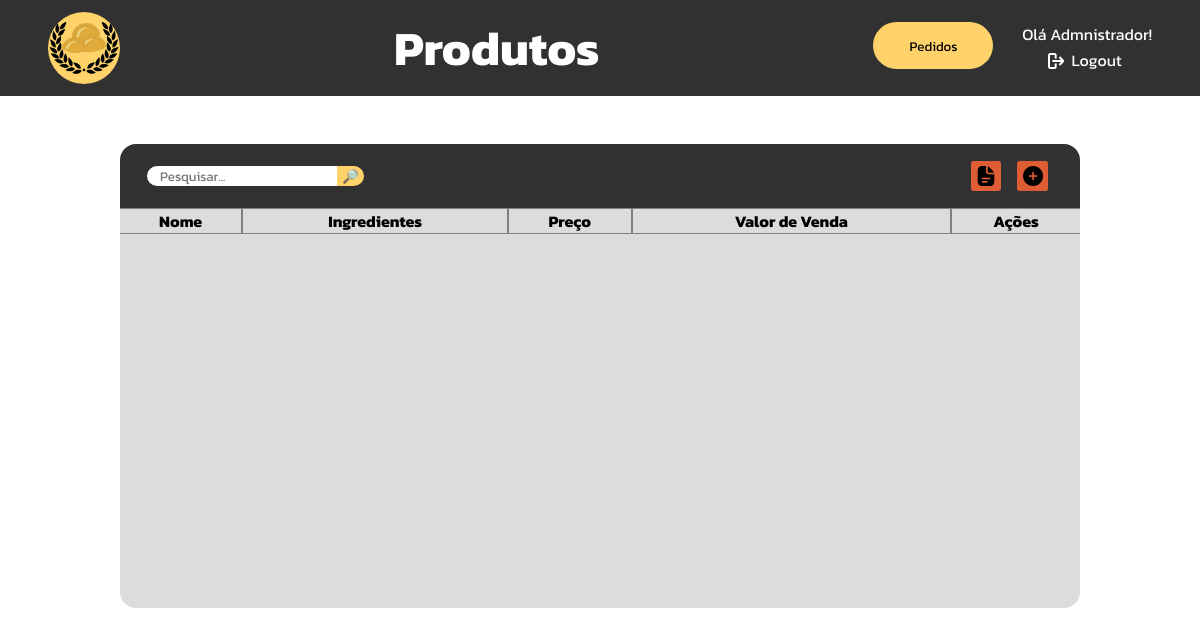
The app's page /php/tabelaProdutos.php (signed in), older data.
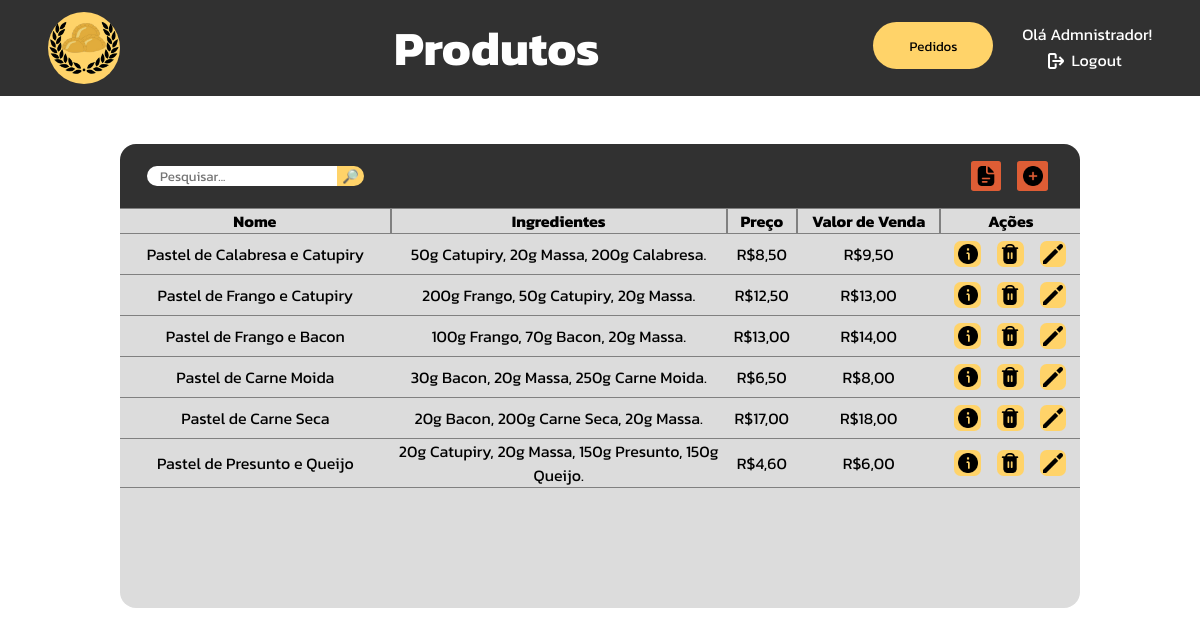
The same page, newer data.
### tables this page shows
CREATE TABLE `produtos` (
  `id_prod` int(11) NOT NULL,
  `nome_prod` varchar(50) NOT NULL,
  `img_prod` longblob NOT NULL,
  `valor_venda` decimal(10,2) NOT NULL
);

### php/tabelaProdutos.php (the view, shortened to what this page needs)
<?php
    function getIngredients($id){
        $str_ingredients = "";
        include "utilities/mysql_connect.php";
        $query = mysqli_query($connection, "select est.nome_item, est.unidade_medida, ig.id_ingrediente, ig.qtd_ingrediente from estoque est, produtos prod, ingredientes_prod ig WHERE ig.id_produto = $id and ig.id_ingrediente = est.id_item group by ig.id_ingrediente;");
        while($output = mysqli_fetch_array($query)){
            $str_ingredients = $str_ingredients."$output[3]$output[1] $output[0], ";
        }
        echo substr($str_ingredients, 0, -2).".";
    }
    function fixMoney($value){
        return str_replace(".", ",", sprintf("%1$.2f", $value));
    }
    function table($search){
        include "utilities/mysql_connect.php";
        $query = mysqli_query($connection, "select prod.nome_prod, sum(ig.preco_ingrediente*ig.qtd_ingrediente), prod.valor_venda, prod.id_prod from produtos prod, ingredientes_prod ig where ig.id_produto = prod.id_prod and prod.nome_prod like \"%$search%\" group by prod.id_prod;");
        while($output = mysqli_fetch_array($query)){
            $preco = fixMoney($output[1]);
            $val = fixMoney($output[2]);
            echo"<tr class='normal-row'>";
            echo"<td>$output[0]</td>";
            echo"<td style='width: 20em; padding-left: .5em; padding-right: .5em;'>";
            getIngredients($output[3]);
            echo"</td>";
            echo"<td>R$$preco</td>";
            echo"<td>R$$val</td>";
            echo"<td><div style='display: flex; justify-content: center; gap: 1em;'>";
            echo"<form action='tabelaProdutos.php' method='post'><input type='hidden' name='id_info' value='$output[3]'><button name='get_info' type='submit'><img src='../images/icons/info.png'></button></form>";
            echo"<form action='tabelaProdutos.php' method='post'><input type='hidden' name='id_delete-confirmar' value='$output[3]'><button name='delete' type='submit'><img src='../images/icons/delete.png'></button></form>";
            echo"<form action='tabelaProdutos.php' method='post'><input type='hidden' name='id_edit' value='$output[3]'><button name='edit' type='submit'><img src='../images/icons/edit.png'></button></form>";
            echo"</div></td></tr>";
        }
    }
?>
<!DOCTYPE html>
<html lang="pt-br">
<head>
    <link rel="stylesheet" href="../css/tabelaProdutos.css">
</head>
<body>
    <div class="navbar">
        <a href="adm_dashboard.php">
            <div class="logo"></div>
        </a>
        <h1>Produtos</h1>
        <div class="menu">
            <button>Pedidos</button>
            <div class="user-area">
                <?php
                $username = $_SESSION['username'];
                echo "<p>Olá $username!</p>";
                ?>
                <a href="sessionEnded.php">
                    <div class="logout"><img src="../images/icons/logout.png">
                        <p>Logout</p>
                    </div>
                </a>
            </div>
        </div>
    </div>
    <div class="center">
        <div class="table-header">
            <form action="tabelaProdutos.php" method="post" id="searchbox">
                <input type="text" placeholder="Pesquisar..." name="search" id="searchbar">
                <input type="submit" value="🔎︎">
            </form>
            <div id="menu">
                <button onclick=""><img src="../images/icons/report.png"></button>
                <form action="tabelaProdutos.php" method="post">
                    <button><img src="../images/icons/plus.png"></button>
                </form>
            </div>
        </div>
        <div class="table-holder">
            <table>
                <tr style="position: sticky; top: 0; background-color: #dcdcdc;">
                <th style="border-left: none;">Nome</th>
                <th>Ingredientes</th>
                <th>Preço</th>
                <th>Valor de Venda</th>
                <th style="border-right: none;">Ações</th></tr>
                <?php
                    if($_SERVER['REQUEST_METHOD'] === 'POST' && isset($_POST['search'])){
                        $search = $_POST['search'];
                        table($search);
                        echo "<script>
                                document.getElementById('searchbar').value='$search'
                                document.getElementById('close-search').style.display = 'block'
                            </script>";
                    }else{
                        table("");
                    }
                ?>
            </table>
        </div>
    </div>
</body>
</html>

Row changes from the older to the newer data that the page shows:
added produtos: nome_prod "Pastel de Calabresa e Catupiry", str_ingredients "50g Catupiry, 20g Massa, 200g Calabresa", preco "8,50", valor_venda "9,50"
added produtos: nome_prod "Pastel de Frango e Catupiry", str_ingredients "200g Frango, 50g Catupiry, 20g Massa", preco "12,50", valor_venda "13,00"
added produtos: nome_prod "Pastel de Frango e Bacon", str_ingredients "100g Frango, 70g Bacon, 20g Massa", preco "13,00", valor_venda "14,00"
added produtos: nome_prod "Pastel de Carne Moida", str_ingredients "30g Bacon, 20g Massa, 250g Carne Moida", preco "6,50", valor_venda "8,00"
added produtos: nome_prod "Pastel de Carne Seca", str_ingredients "20g Bacon, 200g Carne Seca, 20g Massa", preco "17,00", valor_venda "18,00"
added produtos: nome_prod "Pastel de Presunto e Queijo", str_ingredients "20g Catupiry, 20g Massa, 150g Presunto, 150g Queijo", preco "4,60", valor_venda "6,00"
